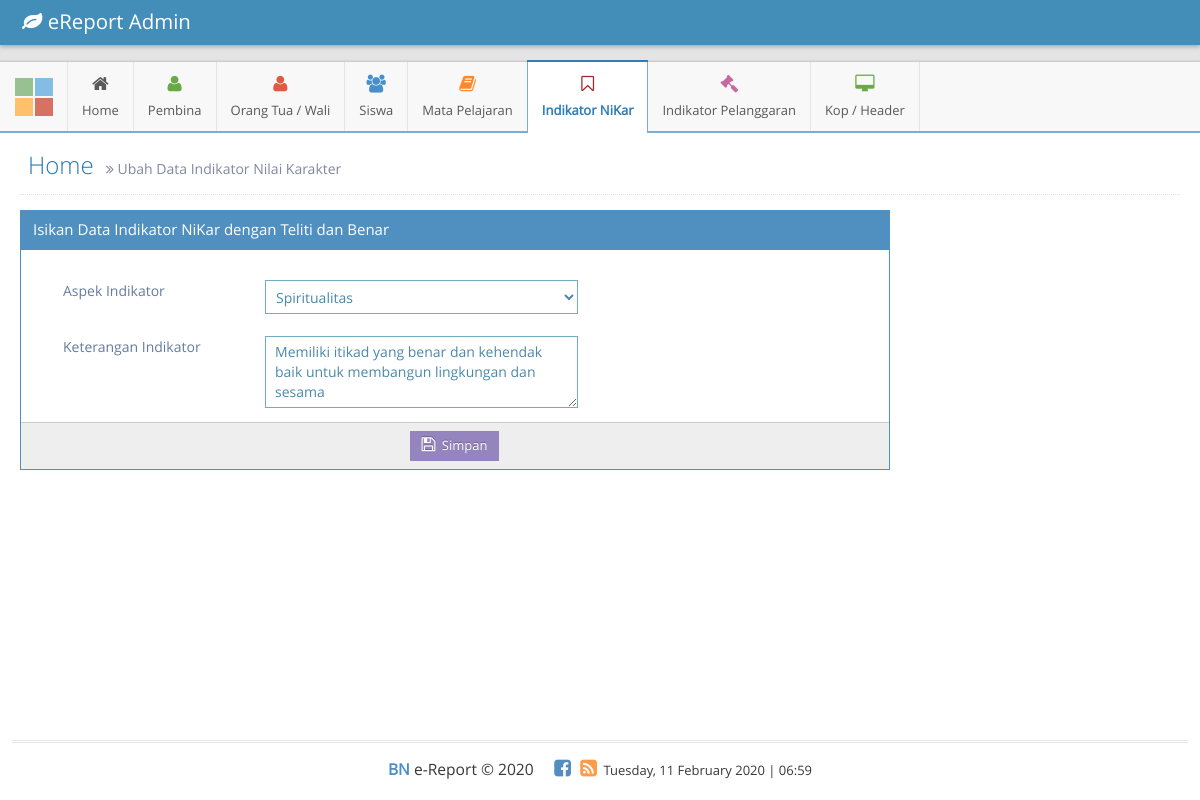
Screenshot of /admin/ubah/ubahIndikator.php?id_indikator=IK-1 (signed in) with the database file from the repository.
### tables this page shows
CREATE TABLE `tbl_indikator_nikar` (
  `id_indikator` varchar(5) NOT NULL,
  `aspek_indikator` varchar(50) NOT NULL,
  `ket_indikator` text NOT NULL
);

### admin/ubah/ubahIndikator.php (the view, shortened to what this page needs)
<!DOCTYPE html>
<?php
if(!isset($_SESSION['password'])){
	header("location: ../../admin/index.php");
}else{
	include "../../config/koneksi.php";
?>
<html lang="en">
	<head>
		<link rel="stylesheet" href="../../assets/css/bootstrap.min.css" />
		<link rel="stylesheet" href="../../assets/font-awesome/4.5.0/css/font-awesome.min.css" />
		<link rel="stylesheet" href="../../assets/css/jquery-ui.custom.min.css" />
		<link rel="stylesheet" href="../../assets/css/ace.min.css" class="ace-main-stylesheet" id="main-ace-style" />
		<link rel="stylesheet" href="../../assets/css/ace-skins.min.css" />
		<link rel="stylesheet" href="../../assets/css/ace-rtl.min.css" />
	</head>
	<body class="no-skin">
		<div id="navbar" class="navbar navbar-default    navbar-collapse       h-navbar ace-save-state">
			<div class="navbar-container ace-save-state" id="navbar-container">
				<div class="navbar-header pull-left">
					<a href="#" class="navbar-brand">
						<small>
							<i class="fa fa-leaf"></i>
							eReport Admin
						</small>
					</a>
				</div>
			</div>
		</div>
		<div class="main-container ace-save-state" id="main-container">
			<div id="sidebar" class="sidebar      h-sidebar                navbar-collapse collapse          ace-save-state">
				<div class="sidebar-shortcuts" id="sidebar-shortcuts">
					<div class="sidebar-shortcuts-mini" id="sidebar-shortcuts-mini">
						<span class="btn btn-success"></span>
						<span class="btn btn-info"></span>
						<span class="btn btn-warning"></span>
						<span class="btn btn-danger"></span>
					</div>
				</div>
				<ul class="nav nav-list">
					<li class="hover">
						<a href="../home.php">
							<i class="menu-icon fa fa-home"></i>
							<span class="menu-text"> Home </span>
						</a>
					</li>
					<li class="hover">
						<a href="#" class="dropdown-toggle">
							<i class="menu-icon fa fa-user green"></i>
							<span class="menu-text">
								Pembina
							</span>
						</a>
					</li>
					<li class="hover">
						<a href="#" class="dropdown-toggle">
							<i class="menu-icon fa fa-user red"></i>
							<span class="menu-text"> Orang Tua / Wali </span>
						</a>
					</li>
					<li class="hover">
						<a href="#">
							<i class="menu-icon fa fa-users blue"></i>
							<span class="menu-text"> Siswa </span>
						</a>
					</li>
					<li class="hover">
						<a href="#" class="dropdown-toggle">
							<i class="menu-icon fa fa-book orange"></i>
							<span class="menu-text"> Mata Pelajaran </span>
						</a>
					</li>
					<li class="active open hover">
						<a href="#" class="dropdown-toggle">
							<i class="menu-icon fa fa-bookmark-o brown"></i>
							<span class="menu-text"> Indikator NiKar </span>
						</a>
					</li>
					<li class="hover">
						<a href="#">
							<i class="menu-icon fa fa-gavel pink"></i>
							<span class="menu-text">
								Indikator Pelanggaran
							</span>
						</a>
					</li>
					<li class="hover">
						<a href="#">
							<i class="menu-icon fa fa-desktop green"></i>
							<span class="menu-text"> Kop / Header </span>
						</a>
					</li>
			</div>
			<div class="main-content">
				<div class="main-content-inner">
					<div class="page-content">
						<div class="page-header">
							<h1>
								Home
								<small>
									<i class="ace-icon fa fa-angle-double-right"></i>
									Ubah Data Indikator Nilai Karakter
								</small>
							</h1>
						</div>
						<?php
							$id_indikator 	= $_GET['id_indikator'];
							$query 			= mysqli_query($conn, "SELECT * FROM tbl_indikator_nikar WHERE id_indikator='$id_indikator'");
							$row			= mysqli_fetch_assoc($query);
						?>
						<div class="row">
							<div class="col-xs-12">
								<div class="col-sm-9 widget-box widget-color-blue2">
											<div class="widget-header"> <h5 class="widget-title">Isikan Data Indikator NiKar dengan Teliti dan Benar</h5> </div>
											<form role="form" action="../update/update_indikator.php" method="POST" enctype="multipart/form-data" autocomplete="off">
												<div class="widget-body">
													<div class="widget-main padding-30">
														<div class="form-group has-info">
															<label for="inputInfo" class="col-xs-12 col-sm-3 control-label no-padding-right">Aspek Indikator</label>
															<div class="col-xs-12 col-sm-5">
																<select name="aspek_indikator" class="form-control" required/>
																	<option value="<?php echo $row['aspek_indikator']; ?>"><?php echo $row['aspek_indikator']; ?></option>
															</div>
														</div>
														<div>&nbsp;</div>
														<div class="form-group has-info">
															<label for="inputInfo"  class="col-xs-12 col-sm-3 control-label no-padding-right">Keterangan Indikator</label>
															<div class="col-xs-12 col-sm-5">
																<textarea class="form-control" name="ket_indikator" rows="3" class="autosize-transition form-control"><?php echo $row['ket_indikator']; ?></textarea>
															</div>
														</div>
													</div>
													<div class="widget-body">&nbsp;</div>
													<div class="widget-toolbox padding-8 clearfix">
														<center>
															<div class="btn-group">
																<button type="submit" class="btn btn-sm btn-purple">
																	<i class="ace-icon fa fa-floppy-o bigger-125"></i>
																	Simpan
																</button>
															</div>
														</center>
													</div>
												</div>
											</form>
										</div>
							</div>
						</div>
					</div>
				</div>
			</div>
			<div class="footer">
				<div class="footer-inner">
					<div class="footer-content">
						<span class="bigger-120">
							<span class="blue bolder">BN</span>
							e-Report &copy; 2020
						</span>
						<span class="action-buttons">
							<a href="#">
								<i class="ace-icon fa fa-facebook-square text-primary bigger-150"></i>
							</a>
							<a href="#">
								<i class="ace-icon fa fa-rss-square orange bigger-150"></i>
							</a>
						</span>
						<?php date_default_timezone_set("Asia/Jakarta"); echo date("l, d F Y | H:i"); ?>
					</div>
				</div>
			</div>
		</div>
	</body>
</html>
<?php
}
?>

### rows the page displays
tbl_indikator_nikar: aspek_indikator "Spiritualitas", ket_indikator "Memiliki itikad yang benar dan kehendak baik untuk membangun lingkungan dan sesama"
